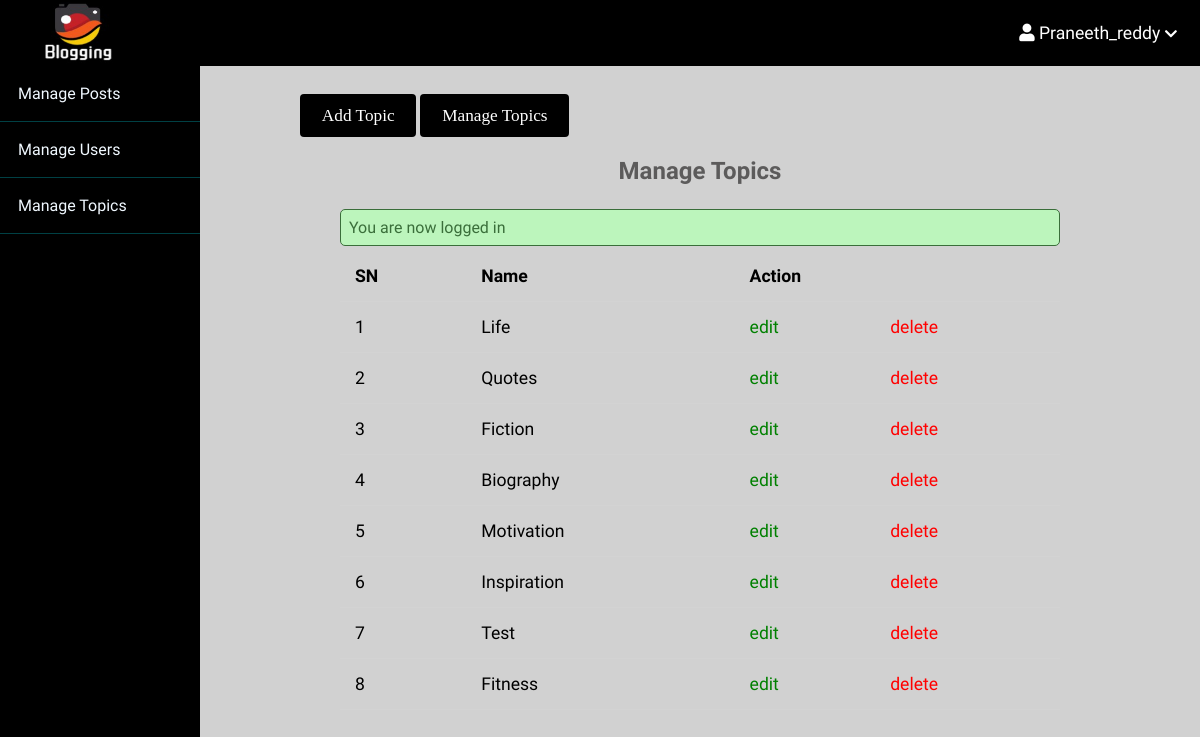
The page /admin/topics/index.php (signed in) on the database its author committed.
### tables this page shows
CREATE TABLE `topics` (
  `id` int(11) NOT NULL,
  `name` varchar(100) NOT NULL,
  `description` text NOT NULL
);

### app/controllers/topics.php (called while the page is built, shortened)
<?php
include(ROOT_PATH . "/app/database/db.php");
$table = 'topics';
$topics = selectAll($table);

### app/database/db.php (called while the page is built, shortened)
<?php
require('connect.php');
function selectAll($table, $conditions = [])
{
    global $conn;
    $sql = "SELECT * FROM $table";
    if (empty($conditions)) {
        $stmt = $conn->prepare($sql);
        $stmt->execute();
        $records = $stmt->get_result()->fetch_all(MYSQLI_ASSOC);
        return $records;
    }
}

### admin/topics/index.php (the view, shortened to what this page needs)
<?php include(ROOT_PATH . "/app/controllers/topics.php");
?>
<!DOCTYPE html>
<html lang="en">
    <head>
        <link rel="stylesheet"
            href="https://use.fontawesome.com/releases/v5.7.2/css/all.css"
>
        <link rel="stylesheet" href="../../assets/css/style.css">
        <link rel="stylesheet" href="../../assets/css/admin.css">
    </head>
    <body>
    <?php include(ROOT_PATH . "/app/includes/adminHeader.php"); ?>
        <div class="admin-wrapper">
        <?php include(ROOT_PATH . "/app/includes/adminSidebar.php"); ?>
            <div class="admin-content">
                <div class="button-group">
                    <a href="create.php" class="btn btn-big">Add Topic</a>
                    <a href="index.php" class="btn btn-big">Manage Topics</a>
                </div>
                <div class="content">
                    <h2 class="page-title">Manage Topics</h2>
                    <?php include(ROOT_PATH . "/app/includes/messages.php"); ?>
                    <table>
                        <thead>
                            <th>SN</th>
                            <th>Name</th>
                            <th colspan="2">Action</th>
                        </thead>
                        <tbody>
                            <?php foreach ($topics as $key => $topic): ?>
                               <tr>
                                    <td><?php echo $key + 1; ?></td>
                                    <td><?php echo $topic['name']; ?></td>
                                    <td><a href="edit.php?id=<?php echo $topic['id']; ?>" class="edit">edit</a></td>
                                    <td><a href="index.php?del_id=<?php echo $topic['id']; ?>" class="delete">delete</a></td>
                                </tr>
                            <?php
                            endforeach;
                            ?>
                        </tbody>
                    </table>
                </div>
            </div>
        </div>
    </body>
</html>

### assets/css/style.css (style rules this page uses)
* { box-sizing: border-box }
html, body { height: 100%; padding: 0px; margin: 0px; background-color: rgb(209 209 209); font-family: 'Acme'; }
h1, h2, h3, h4, h5, h6 { font-family: 'Trade winds'; color: #5c5b5b; margin: 5px; }
a { text-decoration: none; color: inherit; }
.btn { padding: 0.5rem 1rem; background: #000000; color: white; border: 1px solid transparent; border-radius: 0.25rem; font-size: 1.08em; font-family: 'Lora', serif; }
.btn-big { padding: 0.7rem 1.3rem; line-height: 1.3rem; }
.content { width: 90%; margin: 30px auto 30px; }

### assets/css/admin.css (style rules this page uses)
.admin-wrapper { display: flex; height: calc(100% - 66px); }
.admin-wrapper .admin-content { flex: 8; height: 100%; padding: 40px 100px 100px; overflow-y: scroll; }
.admin-content .page-title { text-align: center; margin-bottom: 1.5rem; }
table { width: 100%; border-collapse: collapse; font-size: 1.1rem; }
th, td { padding: 15px; text-align: left; border-bottom: 1px solid #d3d3d3; }
.edit { color: green; }
.delete { color: red; }

### rows shown on the page
topics: name "Life"
topics: name "Quotes"
topics: name "Fiction"
topics: name "Biography"
topics: name "Motivation"
topics: name "Inspiration"
topics: name "Test"
topics: name "Fitness"

### other values the page prints
$_SESSION['username'] "Praneeth_reddy"
$_SESSION['message'] "You are now logged in"
